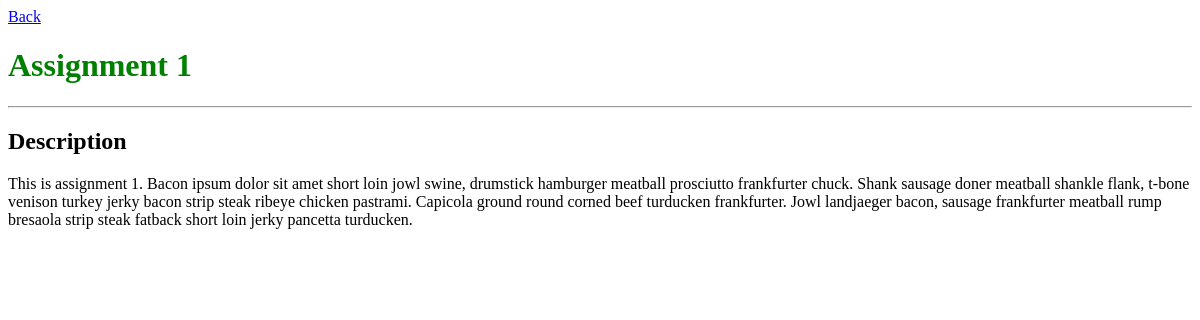
Screenshot of /app/1/description/ with the database file from the repository.
### review/models.py (models this page shows, shortened)
class Assignment(models.Model):
	assignment_id = models.CharField(max_length=140) #Unique ID for assignment
	name = models.CharField(max_length=140)
	create_date = models.DateTimeField()
	modified_date = models.DateTimeField()
	open_date = models.DateTimeField()
	due_date = models.DateTimeField()
	description = models.TextField()
	allow_multiple_uploads = models.BooleanField()
	allow_help_centre = models.BooleanField()
	number_of_peer_reviews = models.IntegerField()
	review_open_date = models.DateTimeField()
	review_due_date = models.DateTimeField()
	weighting = models.IntegerField()
	has_tests = models.BooleanField()
	test_required = models.BooleanField()
	def __unicode__(self):
		return str(self.name)

### review/views.py (the view)
# urls.py: url(r'^(?P<assignment_pk>\d+)/description/$', views.assignment_description, name='assignment_description'),
def assignment_description(request, assignment_pk):
	""" Display the description of an assignment. """
	assignment = get_object_or_404(Assignment, pk=assignment_pk)
	return render(request, 'review/assignment_description.html',
		{'title': assignment, 'assignment': assignment})

### review/templates/review/assignment_description.html
{% extends "review/base.html" %}
{% block content %}
	<a href="/">Back</a>
	<h1>{{ assignment.name }}</h1>
	<hr/>
	<h2>Description</h2>
	<p>
		{{ assignment.description }}
	</p>
{% endblock %}

### review/static/review/style.css (style rules this page uses)
h1 { color: green; }

### rows the page displays
Assignment: name "Assignment 1", description "This is assignment 1. Bacon ipsum dolor sit amet short loin jowl swine, drumstick hamburger meatball prosciutto frankfurter chuck. Shank sausage doner meatball shankle flank, t-bone venison turkey jerky bacon strip steak ribeye chicken pastrami. Capicola ground round corned beef turducken frankfurter. Jowl landjaeger bacon, sausage frankfurter meatball rump bresaola strip steak fatback short loin jerky pancetta turducken."
